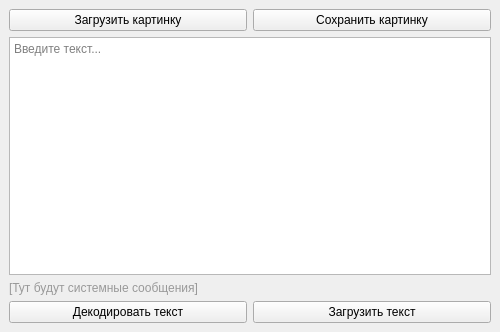
<?xml version="1.0" encoding="UTF-8"?>
<ui version="4.0">
 <class>MainWindow</class>
 <widget class="QMainWindow" name="MainWindow">
  <property name="geometry">
   <rect>
    <x>0</x>
    <y>0</y>
    <width>500</width>
    <height>332</height>
   </rect>
  </property>
  <property name="windowTitle">
   <string>MainWindow</string>
  </property>
  <property name="styleSheet">
   <string notr="true">QPushButton:hover{color: blue; font: bold 10pt;}</string>
  </property>
  <widget class="QWidget" name="centralwidget">
   <layout class="QVBoxLayout" name="verticalLayout">
    <item>
     <layout class="QHBoxLayout" name="horizontalLayout">
      <item>
       <widget class="QPushButton" name="loadImgButton">
        <property name="text">
         <string>Загрузить картинку</string>
        </property>
       </widget>
      </item>
      <item>
       <widget class="QPushButton" name="saveImgButton">
        <property name="text">
         <string>Сохранить картинку</string>
        </property>
       </widget>
      </item>
     </layout>
    </item>
    <item>
     <widget class="QPlainTextEdit" name="plainTextEdit">
      <property name="sizePolicy">
       <sizepolicy hsizetype="Expanding" vsizetype="Expanding">
        <horstretch>1</horstretch>
        <verstretch>0</verstretch>
       </sizepolicy>
      </property>
      <property name="placeholderText">
       <string>Введите текст...</string>
      </property>
     </widget>
    </item>
    <item>
     <widget class="QLabel" name="outputLabel">
      <property name="sizePolicy">
       <sizepolicy hsizetype="Preferred" vsizetype="Preferred">
        <horstretch>1</horstretch>
        <verstretch>0</verstretch>
       </sizepolicy>
      </property>
      <property name="text">
       <string>&lt;html&gt;&lt;head/&gt;&lt;body&gt;&lt;p&gt;&lt;span style=&quot; color:#999999;&quot;&gt;[Тут будут системные сообщения]&lt;/span&gt;&lt;/p&gt;&lt;/body&gt;&lt;/html&gt;</string>
      </property>
      <property name="scaledContents">
       <bool>false</bool>
      </property>
      <property name="alignment">
       <set>Qt::AlignLeading|Qt::AlignLeft|Qt::AlignTop</set>
      </property>
      <property name="wordWrap">
       <bool>true</bool>
      </property>
     </widget>
    </item>
    <item>
     <layout class="QHBoxLayout" name="horizontalLayout_2">
      <item>
       <widget class="QPushButton" name="decodeMsgButton">
        <property name="text">
         <string>Декодировать текст</string>
        </property>
       </widget>
      </item>
      <item>
       <widget class="QPushButton" name="encodeMsgButton">
        <property name="text">
         <string>Загрузить текст</string>
        </property>
       </widget>
      </item>
     </layout>
    </item>
   </layout>
  </widget>
 </widget>
 <tabstops>
  <tabstop>loadImgButton</tabstop>
  <tabstop>saveImgButton</tabstop>
  <tabstop>encodeMsgButton</tabstop>
  <tabstop>decodeMsgButton</tabstop>
 </tabstops>
 <resources/>
 <connections/>
</ui>
